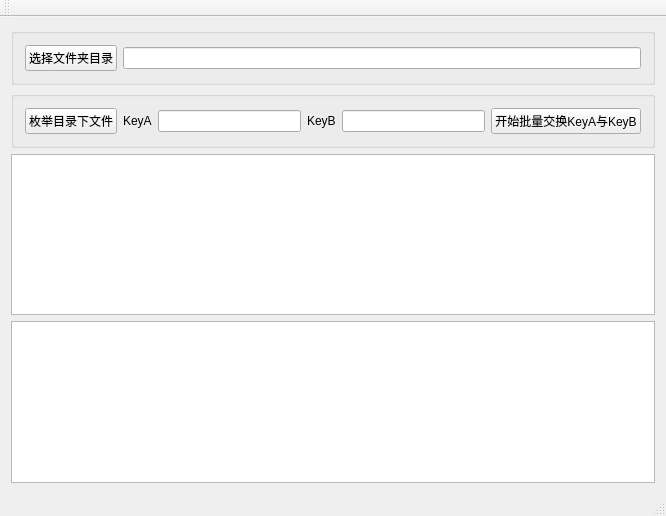
<?xml version="1.0" encoding="UTF-8"?>
<ui version="4.0">
 <class>MainWindow</class>
 <widget class="QMainWindow" name="MainWindow">
  <property name="geometry">
   <rect>
    <x>0</x>
    <y>0</y>
    <width>666</width>
    <height>516</height>
   </rect>
  </property>
  <property name="windowTitle">
   <string>ini组内key交换工具</string>
  </property>
  <widget class="QWidget" name="centralWidget">
   <layout class="QVBoxLayout" name="verticalLayout">
    <item>
     <widget class="QGroupBox" name="groupBox_2">
      <property name="title">
       <string/>
      </property>
      <layout class="QHBoxLayout" name="horizontalLayout_2">
       <item>
        <widget class="QPushButton" name="pushButton">
         <property name="text">
          <string>选择文件夹目录</string>
         </property>
        </widget>
       </item>
       <item>
        <widget class="QLineEdit" name="lineEdit"/>
       </item>
      </layout>
     </widget>
    </item>
    <item>
     <widget class="QGroupBox" name="groupBox">
      <property name="title">
       <string/>
      </property>
      <layout class="QHBoxLayout" name="horizontalLayout">
       <item>
        <widget class="QPushButton" name="pushButton_2">
         <property name="text">
          <string>枚举目录下文件</string>
         </property>
        </widget>
       </item>
       <item>
        <widget class="QLabel" name="label">
         <property name="text">
          <string>KeyA</string>
         </property>
        </widget>
       </item>
       <item>
        <widget class="QLineEdit" name="lineEdit_2"/>
       </item>
       <item>
        <widget class="QLabel" name="label_2">
         <property name="text">
          <string>KeyB</string>
         </property>
        </widget>
       </item>
       <item>
        <widget class="QLineEdit" name="lineEdit_3"/>
       </item>
       <item>
        <widget class="QPushButton" name="pushButton_3">
         <property name="text">
          <string>开始批量交换KeyA与KeyB</string>
         </property>
        </widget>
       </item>
      </layout>
     </widget>
    </item>
    <item>
     <widget class="QPlainTextEdit" name="plainTextEdit"/>
    </item>
    <item>
     <widget class="QPlainTextEdit" name="plainTextEdit_2"/>
    </item>
   </layout>
  </widget>
  <widget class="QMenuBar" name="menuBar">
   <property name="geometry">
    <rect>
     <x>0</x>
     <y>0</y>
     <width>666</width>
     <height>26</height>
    </rect>
   </property>
  </widget>
  <widget class="QToolBar" name="mainToolBar">
   <attribute name="toolBarArea">
    <enum>TopToolBarArea</enum>
   </attribute>
   <attribute name="toolBarBreak">
    <bool>false</bool>
   </attribute>
  </widget>
  <widget class="QStatusBar" name="statusBar"/>
 </widget>
 <layoutdefault spacing="6" margin="11"/>
 <resources/>
 <connections/>
</ui>
